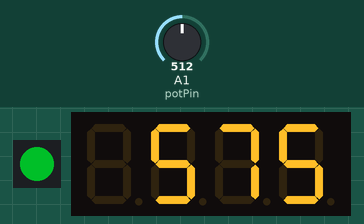
Simulated run of this sketch. Board: Arduino Uno, built with avr-gcc and run on an emulated ATmega328P. Parts: 1 RGB LEDs in strip order, left to right, 4-digit seven-segment display. Inputs (shaded band) come from the test bench; at power-on: A1 (potPin) = 512. Dim RGB values are drawn brighter than linear; the strip is taken to match the declared colour order.

Above: at 3.8 s.
3.9 s: A1 (potPin) set to 716
At 7.2 s:
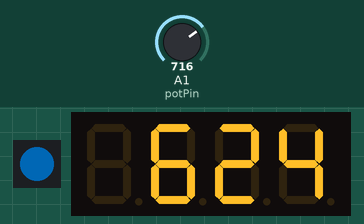
7.8 s: A1 (potPin) set to 900
At 10.4 s:
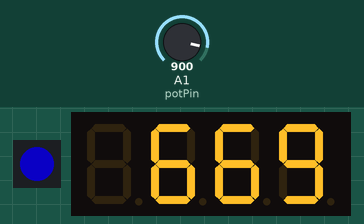
11.7 s: A1 (potPin) set to 1023
At 13.5 s:
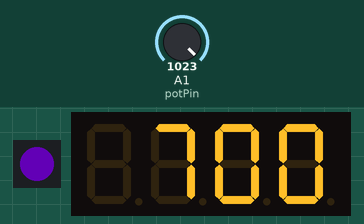
15.6 s: A1 (potPin) set to 160
At 18.4 s:
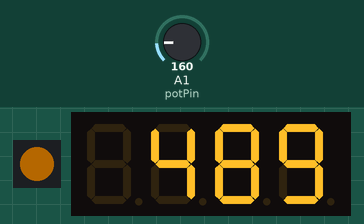
19.6 s: A1 (potPin) set to 122
At 21.5 s:
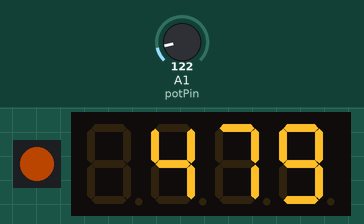
Timing chart, 0 to 23.0 s (numbered marks = the images above; inputs shaded):
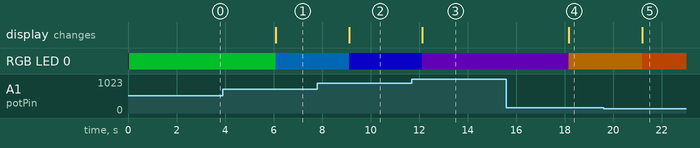

Measured:
- after the input at 3.9 s, RGB LED 0: RGB(0, 82, 17) → RGB(0, 36, 63) after 2.2 s; the display: changes after 2.2 s (image 1)
- after the input at 7.8 s, RGB LED 0: RGB(0, 36, 63) → RGB(5, 0, 94) after 1.3 s; the display: changes after 1.3 s (image 2)
- after the input at 11.7 s, RGB LED 0: RGB(5, 0, 94) → RGB(35, 0, 65) after 0.43 s; the display: changes after 0.43 s (image 3)
- after the input at 15.6 s, RGB LED 0: RGB(35, 0, 65) → RGB(63, 36, 0) after 2.6 s; the display: changes after 2.6 s (image 4)
- after the input at 19.6 s, RGB LED 0: RGB(63, 36, 0) → RGB(73, 27, 0) after 1.6 s; the display: changes after 1.6 s (image 5)

The sketch:

norwayATTinyReal.ino
```cpp
#include <TM1637TinyDisplay.h>
#include <Adafruit_NeoPixel.h>
Adafruit_NeoPixel strip(1, 0, NEO_RGB + NEO_KHZ800);

int potPin = A1;
int butPin = 1;
int CLK = 3;
int DIO = 4;

TM1637TinyDisplay display(CLK, DIO);

void setup() {
  // put your setup code here, to run once:
  strip.begin();
  strip.clear();
  strip.setBrightness(100);
  pinMode(butPin, INPUT);

  display.setBrightness(0);
  Serial.begin(9600);

}

void loop() {
  // put your main code here, to run repeatedly:
 int buttonState = digitalRead(butPin);
  int sensorVal = analogRead(potPin);
  strip.setPixelColor(0, 0, 0, 0);
  strip.show();

  uint16_t mappedVal;
  mappedVal = map(sensorVal, 0, 1023, 0, 200);
  int displayMap = map(sensorVal, 0, 1023, 450, 700);
  if (buttonState == 0) {

    strip.setPixelColor(0, Wheel((mappedVal) & 255));
    display.showNumber(displayMap);
    strip.show();
    delay(3000);

  } else {

    strip.setPixelColor(0, 0, 0, 0);
    strip.show();

  }

}

uint32_t Wheel(byte WheelPos) {
  WheelPos = 255 - WheelPos;
  if (WheelPos < 85) {
    return strip.Color(255 - WheelPos * 3, 0, WheelPos * 3);
  }
  if (WheelPos < 170) {
    WheelPos -= 85;
    return strip.Color(0, WheelPos * 3, 255 - WheelPos * 3);
  }
  WheelPos -= 170;
  return strip.Color(WheelPos * 3, 255 - WheelPos * 3, 0);
}
```
